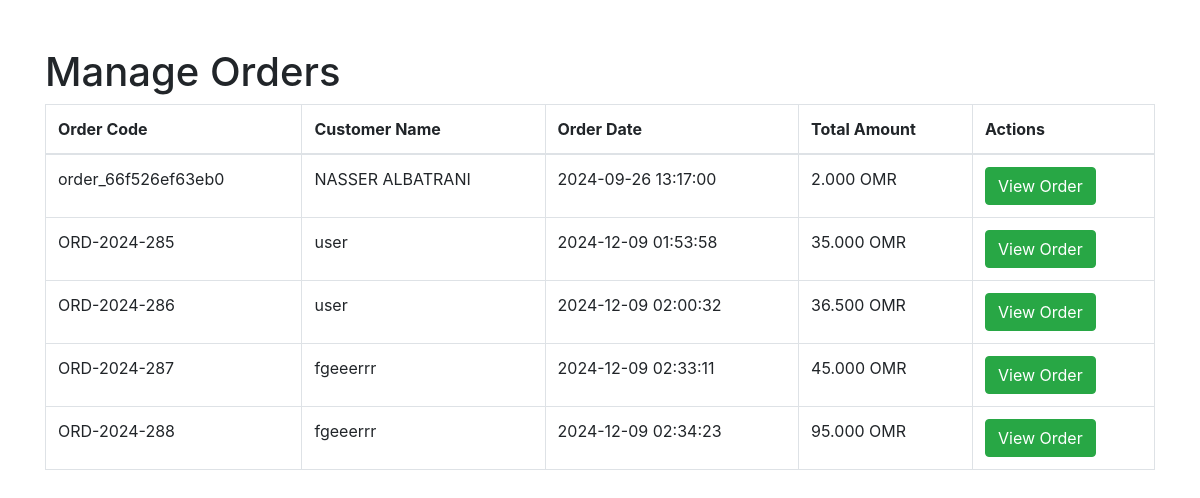
The app's page /manage_orders.php, older data.
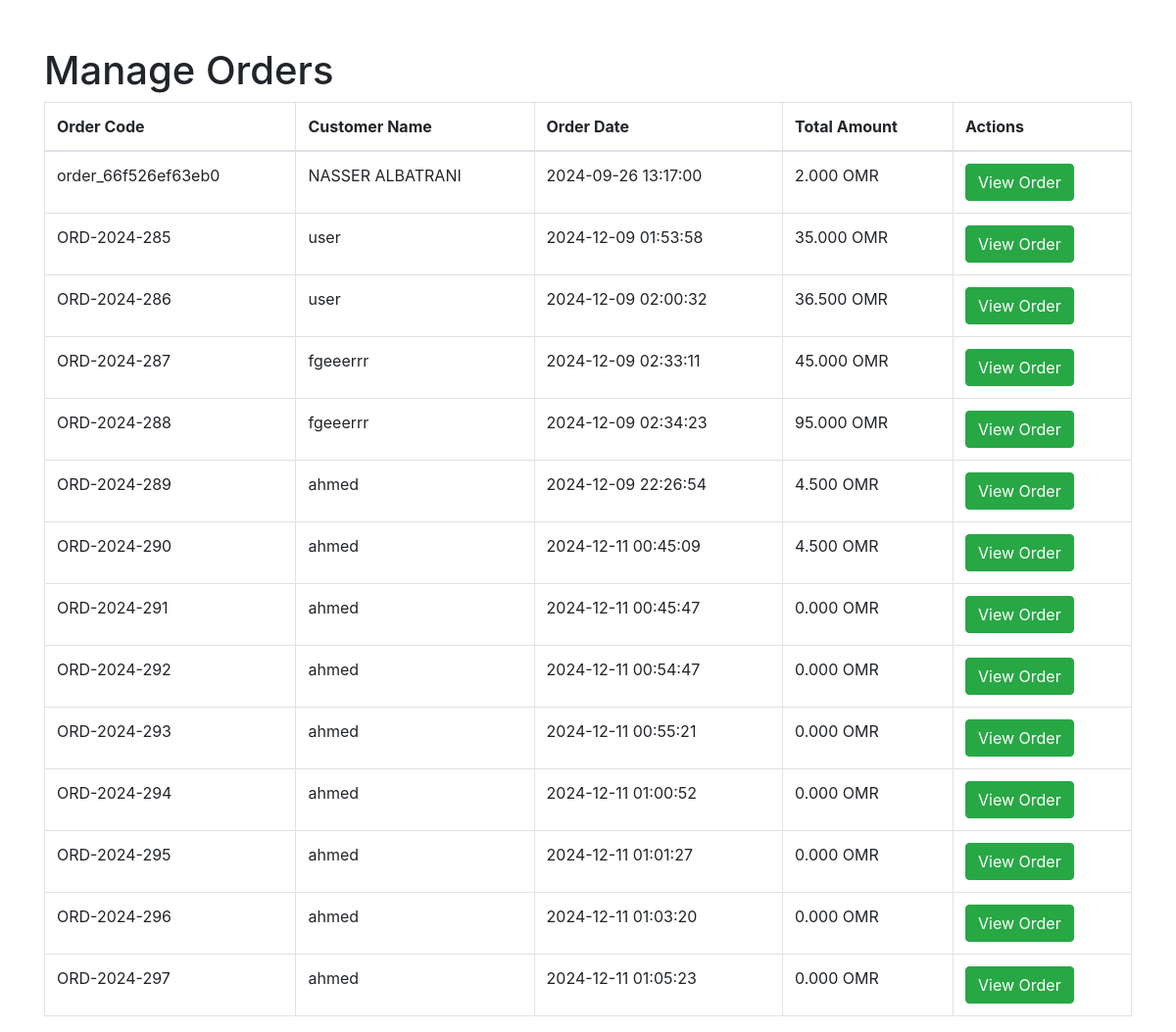
The same page, newer data.
### tables this page shows
CREATE TABLE `orders` (
  `id` int(11) NOT NULL,
  `client_car_id` int(11) DEFAULT NULL,
  `order_details` text DEFAULT NULL,
  `qrcode_path` varchar(255) DEFAULT NULL,
  `car_type` varchar(50) DEFAULT NULL,
  `employee_name` varchar(100) DEFAULT NULL,
  `client_name` varchar(100) DEFAULT NULL,
  `service_category` varchar(50) DEFAULT NULL,
  `services` text DEFAULT NULL,
  `car_number` varchar(50) DEFAULT NULL,
  `car_name` varchar(255) DEFAULT NULL,
  `phone_number` varchar(50) DEFAULT NULL,
  `arrival_time` datetime DEFAULT NULL,
  `delivery_time` datetime DEFAULT NULL,
  `total_amount` decimal(10,3) DEFAULT NULL,
  `notes` text DEFAULT NULL,
  `order_code` varchar(255) DEFAULT NULL,
  `deposit_amount` decimal(10,3) NOT NULL DEFAULT 0.000,
  `remaining_amount` decimal(10,3) NOT NULL DEFAULT 0.000,
  `installments` int(11) NOT NULL DEFAULT 0,
  `coupon_code` varchar(255) DEFAULT NULL,
  `coupon_discount` decimal(10,3) DEFAULT 0.000,
  `total_after_discount` decimal(10,3) DEFAULT 0.000,
  `status` enum('pending','completed','canceled') DEFAULT 'pending',
  `car_delivered` tinyint(1) NOT NULL DEFAULT 0,
  `car_delivery_time` datetime DEFAULT NULL,
  `extra_service_name` text DEFAULT NULL,
  `extra_service_price` text DEFAULT NULL
);

### manage_orders.php (the view, shortened to what this page needs)
<?php
include('db.php');
$sql = "SELECT * FROM orders";
$result = mysqli_query($conn, $sql);
?>
<!DOCTYPE html>
<html lang="en">
<head>
    <link rel="stylesheet" href="https://stackpath.bootstrapcdn.com/bootstrap/4.5.2/css/bootstrap.min.css">
</head>
<body>
    <div class="container mt-5">
        <h1>Manage Orders</h1>
        <table class="table table-bordered">
            <thead>
                <tr>
                    <th>Order Code</th>
                    <th>Customer Name</th>
                    <th>Order Date</th>
                    <th>Total Amount</th>
                    <th>Actions</th>
                </tr>
            </thead>
            <tbody>
                <?php while ($order = mysqli_fetch_assoc($result)): ?>
                    <tr>
                        <td><?php echo htmlspecialchars($order['order_code']); ?></td>
                        <td><?php echo htmlspecialchars($order['client_name']); ?></td>
                        <td><?php echo htmlspecialchars($order['arrival_time']); ?></td>
                        <td><?php echo htmlspecialchars($order['total_amount']); ?> OMR</td>
                        <td><a href="view_order.php?id=<?php echo $order['id']; ?>" class="btn btn-success">View Order</a></td>
                    </tr>
                <?php endwhile; ?>
            </tbody>
        </table>
    </div>
</body>
</html>

Row changes from the older to the newer data that the page shows:
added orders: order_code "ORD-2024-289", client_name "ahmed", arrival_time "2024-12-09 22:26:54", total_amount "4.500"
added orders: order_code "ORD-2024-290", client_name "ahmed", arrival_time "2024-12-11 00:45:09", total_amount "4.500"
added orders: order_code "ORD-2024-291", client_name "ahmed", arrival_time "2024-12-11 00:45:47", total_amount "0.000"
added orders: order_code "ORD-2024-292", client_name "ahmed", arrival_time "2024-12-11 00:54:47", total_amount "0.000"
added orders: order_code "ORD-2024-293", client_name "ahmed", arrival_time "2024-12-11 00:55:21", total_amount "0.000"
added orders: order_code "ORD-2024-294", client_name "ahmed", arrival_time "2024-12-11 01:00:52", total_amount "0.000"
added orders: order_code "ORD-2024-295", client_name "ahmed", arrival_time "2024-12-11 01:01:27", total_amount "0.000"
added orders: order_code "ORD-2024-296", client_name "ahmed", arrival_time "2024-12-11 01:03:20", total_amount "0.000"
added orders: order_code "ORD-2024-297", client_name "ahmed", arrival_time "2024-12-11 01:05:23", total_amount "0.000"
